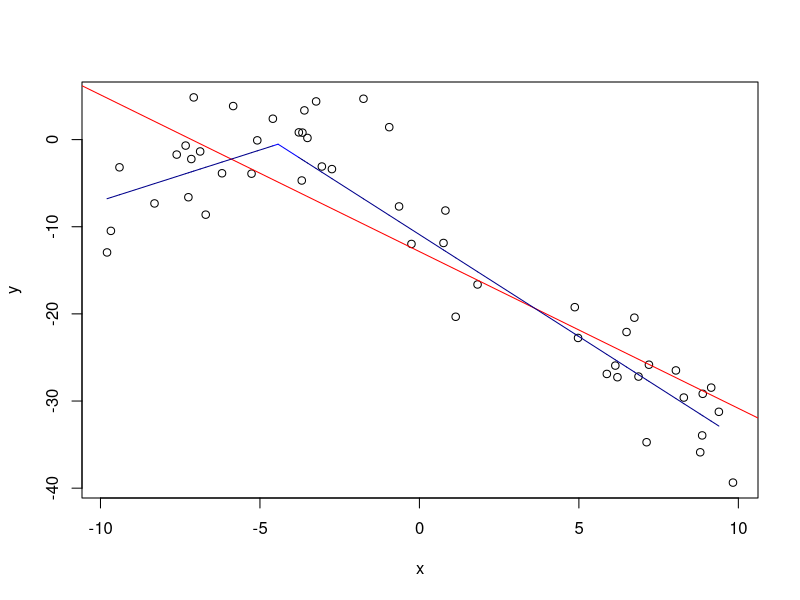

Generate this figure with R:
taskAdata = read.csv('data_bi_lin.csv')
taskAdata = taskAdata[with(taskAdata, order(x),),]
x = taskAdata$x
y = taskAdata$y
samples = length(x)
simple_lm = lm(y ~ x)
plot(x,y)
abline(simple_lm , col= "red")

index = 0
minError = Inf
for(i in 1:samples-1) {
  e1 = sum(lm(y[1:i] ~ x[1:i])$residuals^2)
  e2 = sum(lm(y[i+1:samples] ~ x[i+1:samples])$residuals^2)
  if(e1 + e2 < minError) {
    minError = e1+e2
    index = i
  }
}
fit1 = lm(y[1:index] ~ x[1:index])
fit2 = lm(y[index+1:samples] ~ x[index+1:samples])
m1 = fit1$coefficients[2] ; c1 = fit1$coefficients[1];
m2 = fit2$coefficients[2] ; c2 = fit2$coefficients[1];
x_0 = (c1 - c2)/(m2-m1)

t = 1
while(x[t+1] < x_0) {
  segments(x[t],m1*x[t]+c1,x1 = x[t+1], m1*x[t+1] + c1, col="darkblue")
  t = t+1
}
segments(x[t],m1*x[t]+c1,x1 = x_0, m1*x_0 + c1, col="blue")
segments(x_0,m2*x_0+c2,x1 = x[t+1], m2*x[t+1] + c2, col="blue")
t = t+1
while(t < samples-1) {
  segments(x[t],m2*x[t]+c2,x1 = x[t+1], y1 = m2*x[t+1] + c2, col="darkblue")
  t = t+1
}

cat('error lm =',sum(simple_lm$residuals^2),"\n")
cat('error broken =',minError,"\n")
cat('C =',x[index],"\n")
  
